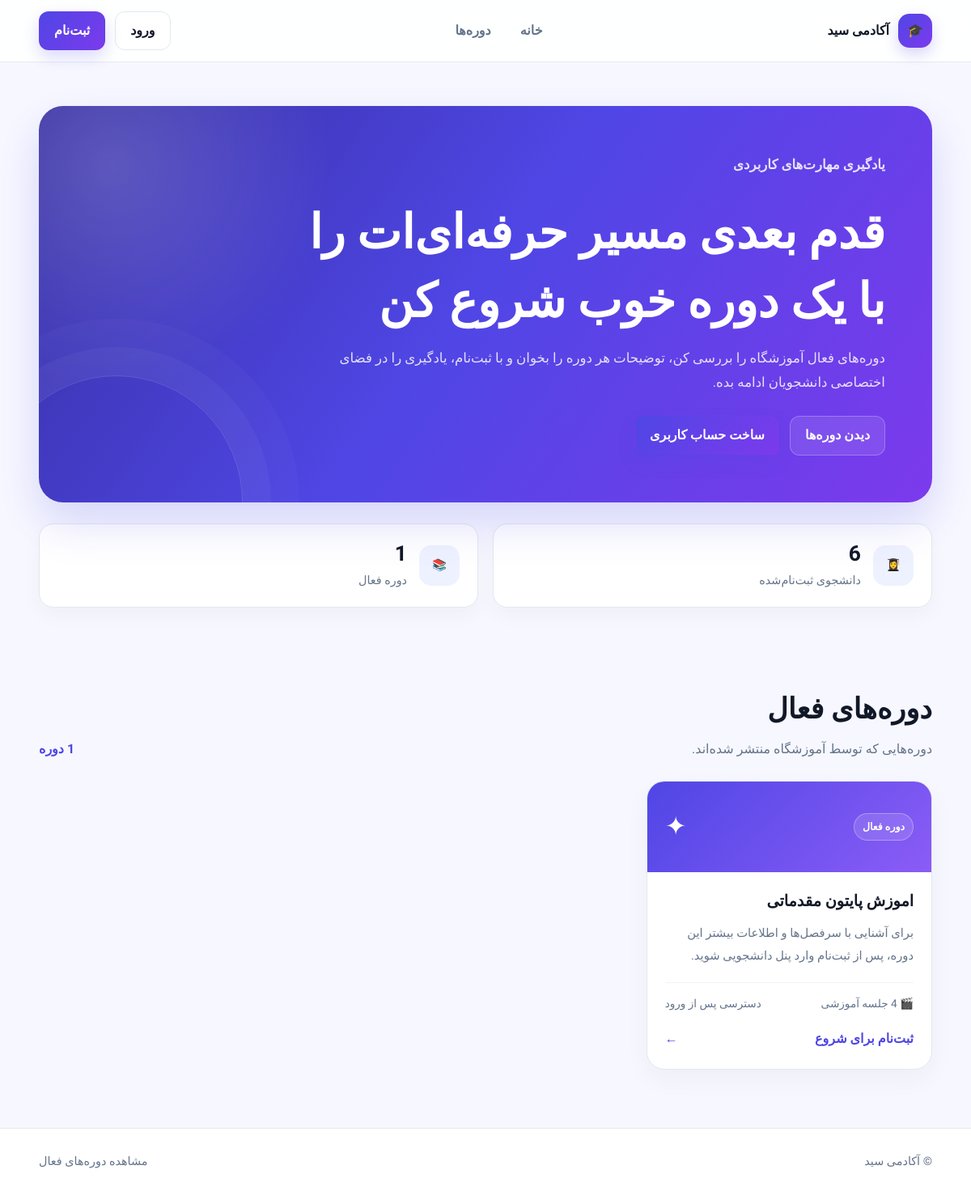
The page / on the database its author committed.
### main/models.py (models this page shows, shortened)
class Course(models.Model):
    title = models.CharField(max_length=200)
    description = models.TextField(blank=True)
    is_active = models.BooleanField(default=True)
    created_at = models.DateTimeField(auto_now_add=True)
    class Meta:
        ordering = ["-created_at"]

### main/views.py (the view)
# urls.py: path("", home_view, name="home"),
def home_view(request):
    courses = Course.objects.filter(is_active=True).annotate(video_count=Count("videos"))
    students_count = User.objects.filter(is_active=True, is_staff=False, is_superuser=False).count()
    return render(request, "main/home.html", {
        "courses": courses,
        "courses_count": courses.count(),
        "students_count": students_count,
    })

### main/templates/main/home.html (shortened to what this page needs)
<!DOCTYPE html>
<html lang="fa" dir="rtl">
  <head>
  </head>
  <body>
    <header class="header">
      <div class="container nav">
        <a class="brand" href="{% url 'home' %}">
          <span class="brand-mark">🎓</span>
          <span>آکادمی سید</span>
        </a>
        <nav class="nav-links" aria-label="ناوبری اصلی">
          <a href="{% url 'home' %}">خانه</a>
          <a href="#courses">دوره‌ها</a>
        </nav>
        <div class="nav-actions">
          {% if user.is_authenticated %}
            <a class="btn btn-primary" href="{% url 'dashboard' %}">داشبورد من</a>
          {% else %}
            <a class="btn btn-light" href="{% url 'login' %}">ورود</a>
            <a class="btn btn-primary" href="{% url 'register' %}">ثبت‌نام</a>
          {% endif %}
        </div>
      </div>
    </header>
    <main>
      <section class="hero">
        <div class="container">
          <div class="hero-box">
            <div class="hero-content">
              <p class="eyebrow">یادگیری مهارت‌های کاربردی</p>
              <h1>قدم بعدی مسیر حرفه‌ای‌ات را با یک دوره خوب شروع کن</h1>
              <p>
                دوره‌های فعال آموزشگاه را بررسی کن، توضیحات هر دوره را بخوان و با ثبت‌نام،
                یادگیری را در فضای اختصاصی دانشجویان ادامه بده.
              </p>
              <div class="hero-actions">
                <a class="btn btn-light" href="#courses">دیدن دوره‌ها</a>
                {% if user.is_authenticated %}
                  <a class="btn btn-primary" href="{% url 'dashboard' %}">رفتن به داشبورد</a>
                {% else %}
                  <a class="btn btn-primary" href="{% url 'register' %}">ساخت حساب کاربری</a>
                {% endif %}
              </div>
            </div>
          </div>
          <div class="stats" aria-label="آمار آموزشگاه">
            <div class="stat">
              <span class="stat-icon" aria-hidden="true">👩‍🎓</span>
              <div>
                <strong>{{ students_count }}</strong>
                <span>دانشجوی ثبت‌نام‌شده</span>
              </div>
            </div>
            <div class="stat">
              <span class="stat-icon" aria-hidden="true">📚</span>
              <div>
                <strong>{{ courses_count }}</strong>
                <span>دوره فعال</span>
              </div>
            </div>
          </div>
        </div>
      </section>
      <section class="courses-section" id="courses">
        <div class="container">
          <div class="section-head">
            <div>
              <h2>دوره‌های فعال</h2>
              <p>دوره‌هایی که توسط آموزشگاه منتشر شده‌اند.</p>
            </div>
            <span class="section-count">{{ courses_count }} دوره</span>
          </div>
          {% if courses %}
            <div class="course-grid">
              {% for course in courses %}
                <article class="course-card">
                  <div class="course-cover">
                    <span class="course-label">دوره فعال</span>
                    <span class="cover-icon" aria-hidden="true">✦</span>
                  </div>
                  <div class="course-body">
                    <h3>{{ course.title }}</h3>
                    <p>
                      {% if course.description %}
                        {{ course.description|truncatewords:32 }}
                      {% else %}
                        برای آشنایی با سرفصل‌ها و اطلاعات بیشتر این دوره، پس از ثبت‌نام وارد پنل دانشجویی شوید.
                      {% endif %}
                    </p>
                    <div class="course-meta">
                      <span>🎬 {{ course.video_count }} جلسه آموزشی</span>
                      <span>دسترسی پس از ورود</span>
                    </div>
                    {% if user.is_authenticated %}
                      <a class="course-link" href="{% url 'dashboard' %}">
                        مشاهده در داشبورد <span aria-hidden="true">←</span>
                      </a>
                    {% else %}
                      <a class="course-link" href="{% url 'register' %}">
                        ثبت‌نام برای شروع <span aria-hidden="true">←</span>
                      </a>
                    {% endif %}
                  </div>
                </article>
              {% endfor %}
            </div>
          {% else %}
            <div class="empty-state">
              <div class="empty-state-icon" aria-hidden="true">📚</div>
              <h3>به‌زودی دوره‌های جدید</h3>
              <p>در حال حاضر دوره فعالی منتشر نشده است. دوره‌های جدید پس از انتشار در همین صفحه نمایش داده می‌شوند.</p>
            </div>
          {% endif %}
        </div>
      </section>
    </main>
    <footer>
      <div class="container footer-inner">
        <span>© آکادمی سید</span>
        <a href="#courses">مشاهده دوره‌های فعال</a>
      </div>
    </footer>
  </body>
</html>

### rows shown on the page
Course: title "اموزش پایتون مقدماتی", shows "برای آشنایی با سرفصل‌ها و اطلاعات بیشتر این دوره، پس از ثبت‌نام وارد پنل دانشجویی شوید.", video_count "4"

### other values the page prints
{{ students_count }} "6"
{{ courses_count }} "1"
